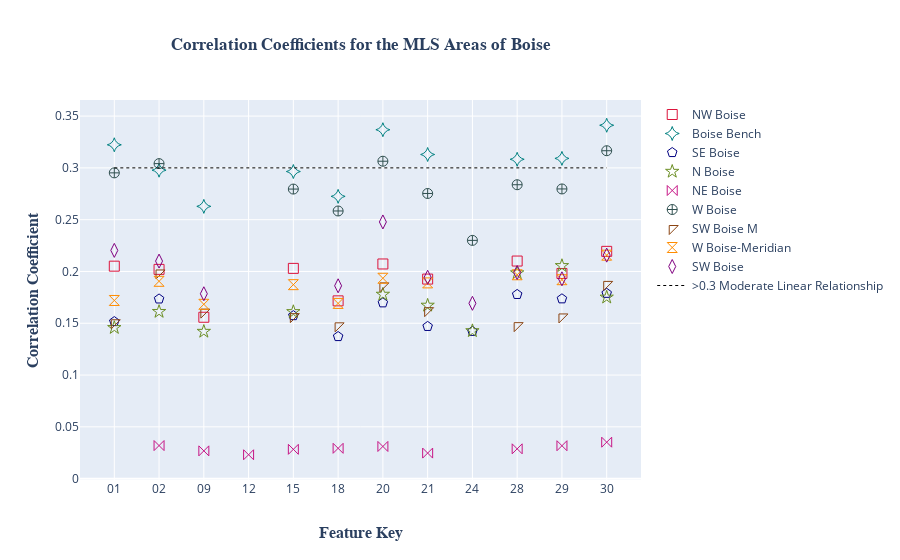

Write notebook code for a chart like this one.
### Code cell
df = pd.read_pickle('a-Coeff-compare.pkl')

# drops rows up to TAV_Ch, below TAV_Ch = 0 and TAV_Ch = 1 
df = df.iloc[9:]

# Needed to make a key for ease a readability and to make the reference line for moderate linear 
# relationship
df= df.rename(columns = {'index' : 'Feature_Name'})
df['index'] = ['00','01','02','03','04','05','06','07','08','09','10','11','12','13','14',
             '15','16','17','18','19','20','21','22','23','24','25','26','27','28','29','30']
df['ref_line'] = .3


#this will drop rows that have less than 4 values (feature name, key, ref line, & @ least 1 value)
df = df.dropna(thresh = 4)


area_fig = go.Figure()

area_fig.add_trace(go.Scatter(x= df['index'], y=df['NW_Boise_GC'],
                    mode='markers',
                    marker_color = 'rgb(220,20,60)',
                    marker=dict(size= 10, symbol = "square-open"),          
                    name='NW Boise'))

area_fig.add_trace(go.Scatter(x= df['index'], y=df['B_Bench'],
                    mode='markers',
                    marker_color = 'rgb(0,128,128)',
                    marker=dict(size= 10, symbol = "star-diamond-open"), 
                    name='Boise Bench'))

area_fig.add_trace(go.Scatter(x= df['index'], y=df['SE_Boise'],
                    mode='markers',
                    marker_color = 'rgb(0,0,128)',
                    marker=dict(size= 10, symbol = "pentagon-open"),          
                    name='SE Boise'))

area_fig.add_trace(go.Scatter(x= df['index'], y=df['N_Boise'],
                    mode='markers',
                    marker_color = 'rgb(107,142,35)',
                    marker=dict(size= 10, symbol = "star-open"),          
                    name='N Boise'))

area_fig.add_trace(go.Scatter(x= df['index'], y=df['NE_Boise'],
                    mode='markers',
                    marker_color = 'rgb(199,21,133)',
                    marker=dict(size= 10, symbol = "bowtie-open"),           
                    name='NE Boise'))

area_fig.add_trace(go.Scatter(x= df['index'], y=df['W_Boise'],
                    mode='markers',
                    marker_color = 'rgb(47,79,79)',
                    marker=dict(size= 10, symbol = "circle-cross-open"),          
                    name='W Boise'))

area_fig.add_trace(go.Scatter(x= df['index'], y=df['SW_Boise_M'],
                    mode='markers',
                    marker_color = 'rgb(139,69,19)',
                    marker=dict(size= 10, symbol = "triangle-nw-open"),          
                    name='SW Boise M'))

area_fig.add_trace(go.Scatter(x= df['index'], y=df['W_Boise_M'],
                    mode='markers',
                    marker_color = 'rgb(255,140,0)',
                    marker=dict(size= 10, symbol = "hourglass-open"),          
                    name='W Boise-Meridian'))

area_fig.add_trace(go.Scatter(x= df['index'], y=df['SW_Boise'],
                    mode='markers',
                    marker_color = 'rgb(128,0,128)',
                    marker=dict(size= 10, symbol = "diamond-tall-open"),           
                    name='SW Boise'))


area_fig.add_trace(go.Scatter(x= df['index'] , y=df['ref_line'],
                    mode = 'lines',          
                    line = dict(color='Black', width=1, dash='dot'),          
                    name='>0.3 Moderate Linear Relationship'))

area_fig.update_layout(
    title=go.layout.Title(
        text="<b>Correlation Coefficients for the MLS Areas of Boise<b>",
        font = dict( 
            family = 'Times New Roman'),
        xref="paper",
        x=.5
    ),
    yaxis=go.layout.YAxis(
        title=go.layout.yaxis.Title(
            text="<b>Correlation Coefficient<b>",
            font=dict(
                family="Times New Roman",
                size=16,
#                color="#7f7f7f"
            )
        )
    ),
    xaxis=go.layout.XAxis(
        type = 'category',
        title=go.layout.xaxis.Title(
            text="<b>Feature Key<b>",
            font=dict(
                family="Times New Roman",
                size=16,
#                color="#7f7f7f"
            )
        )
    ))


area_fig.write_image("images/Area_fig.jpg")
area_fig.show()

### Figure 1 — Plotly figure (JSON) as saved in the notebook; plotly's stock layout.template omitted (floating-point values rounded to 4 significant figures)
{"data": [{"marker": {"color": "rgb(220,20,60)", "size": 10, "symbol": "square-open"}, "mode": "markers", "name": "NW Boise", "type": "scatter", "x": ["01", "02", "09", "12", "15", "18", "20", "21", "24", "28", "29", "30"], "y": [0.2051, 0.202, 0.1558, null, 0.203, 0.1716, 0.2072, 0.1927, null, 0.2101, 0.1981, 0.2194]}, {"marker": {"color": "rgb(0,128,128)", "size": 10, "symbol": "star-diamond-open"}, "mode": "markers", "name": "Boise Bench", "type": "scatter", "x": ["01", "02", "09", "12", "15", "18", "20", "21", "24", "28", "29", "30"], "y": [0.3223, 0.2978, 0.2629, null, 0.2965, 0.2725, 0.3369, 0.3129, null, 0.3083, 0.3092, 0.3412]}, {"marker": {"color": "rgb(0,0,128)", "size": 10, "symbol": "pentagon-open"}, "mode": "markers", "name": "SE Boise", "type": "scatter", "x": ["01", "02", "09", "12", "15", "18", "20", "21", "24", "28", "29", "30"], "y": [0.1517, 0.1735, null, null, 0.1574, 0.1372, 0.1697, 0.147, 0.1422, 0.1778, 0.1736, 0.1789]}, {"marker": {"color": "rgb(107,142,35)", "size": 10, "symbol": "star-open"}, "mode": "markers", "name": "N Boise", "type": "scatter", "x": ["01", "02", "09", "12", "15", "18", "20", "21", "24", "28", "29", "30"], "y": [0.1457, 0.1612, 0.142, null, 0.1611, null, 0.1779, 0.1673, 0.1426, 0.1985, 0.2055, 0.175]}, {"marker": {"color": "rgb(199,21,133)", "size": 10, "symbol": "bowtie-open"}, "mode": "markers", "name": "NE Boise", "type": "scatter", "x": ["01", "02", "09", "12", "15", "18", "20", "21", "24", "28", "29", "30"], "y": [null, 0.03192, 0.02681, 0.02306, 0.02829, 0.02927, 0.03106, 0.02467, null, 0.02879, 0.03177, 0.03517]}, {"marker": {"color": "rgb(47,79,79)", "size": 10, "symbol": "circle-cross-open"}, "mode": "markers", "name": "W Boise", "type": "scatter", "x": ["01", "02", "09", "12", "15", "18", "20", "21", "24", "28", "29", "30"], "y": [0.2952, 0.3041, null, null, 0.2795, 0.2584, 0.3064, 0.2753, 0.23, 0.2837, 0.2797, 0.3166]}, {"marker": {"color": "rgb(139,69,19)", "size": 10, "symbol": "triangle-nw-open"}, "mode": "markers", "name": "SW Boise M", "type": "scatter", "x": ["01", "02", "09", "12", "15", "18", "20", "21", "24", "28", "29", "30"], "y": [0.1505, 0.1986, 0.1607, null, 0.1564, 0.1475, 0.1861, 0.1622, null, 0.1477, 0.1561, 0.1875]}, {"marker": {"color": "rgb(255,140,0)", "size": 10, "symbol": "hourglass-open"}, "mode": "markers", "name": "W Boise-Meridian", "type": "scatter", "x": ["01", "02", "09", "12", "15", "18", "20", "21", "24", "28", "29", "30"], "y": [0.172, 0.1905, 0.1683, null, 0.1873, 0.1692, 0.1934, 0.189, null, 0.1968, 0.1921, 0.2157]}, {"marker": {"color": "rgb(128,0,128)", "size": 10, "symbol": "diamond-tall-open"}, "mode": "markers", "name": "SW Boise", "type": "scatter", "x": ["01", "02", "09", "12", "15", "18", "20", "21", "24", "28", "29", "30"], "y": [0.2204, 0.21, 0.1785, null, null, 0.1862, 0.2478, 0.1944, 0.1693, 0.199, 0.1929, 0.2158]}, {"line": {"color": "Black", "dash": "dot", "width": 1}, "mode": "lines", "name": ">0.3 Moderate Linear Relationship", "type": "scatter", "x": ["01", "02", "09", "12", "15", "18", "20", "21", "24", "28", "29", "30"], "y": [0.3, 0.3, 0.3, 0.3, 0.3, 0.3, 0.3, 0.3, 0.3, 0.3, 0.3, 0.3]}], "layout": {"title": {"font": {"family": "Times New Roman"}, "text": "<b>Correlation Coefficients for the MLS Areas of Boise<b>", "x": 0.5, "xref": "paper"}, "xaxis": {"title": {"font": {"family": "Times New Roman", "size": 16}, "text": "<b>Feature Key<b>"}, "type": "category"}, "yaxis": {"title": {"font": {"family": "Times New Roman", "size": 16}, "text": "<b>Correlation Coefficient<b>"}}}}
